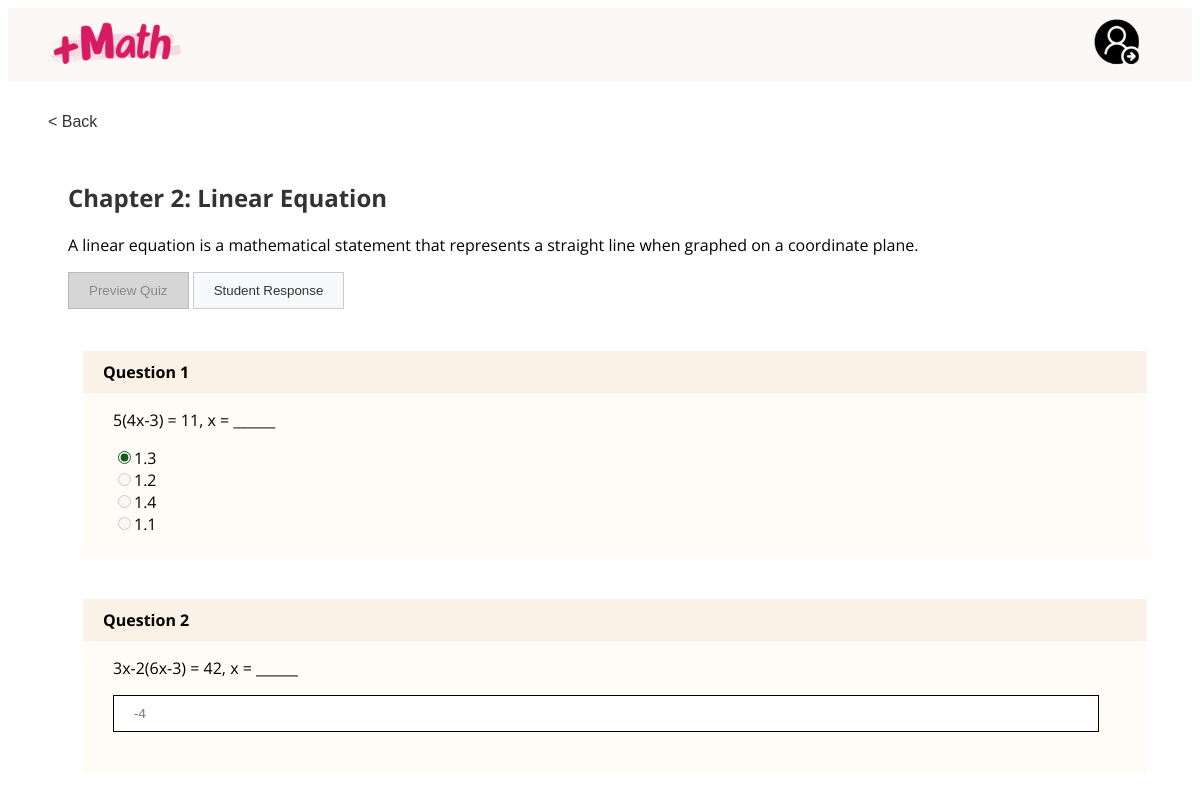
The app's page /teaPreviewQuiz.php?page_before_preQuiz=view_class_main_page.php?class_id=1&quiz_id=2&class_quiz_id=2 (signed in) with its own data.
### tables this page shows
CREATE TABLE IF NOT EXISTS `quiz` (
  `quiz_id` int NOT NULL AUTO_INCREMENT,
  `quiz_name` varchar(100) NOT NULL,
  `quiz_description` varchar(10000) NOT NULL,
  `creation_time` datetime NOT NULL,
  `teacher_id` int NOT NULL,
  PRIMARY KEY (`quiz_id`),
  KEY `FK_quiz_teacher_id` (`teacher_id`)
);

CREATE TABLE IF NOT EXISTS `question` (
  `question_id` int NOT NULL AUTO_INCREMENT,
  `question_text` varchar(10000) NOT NULL,
  `question_type` varchar(100) NOT NULL,
  `question_score` int NOT NULL,
  `quiz_id` int NOT NULL,
  PRIMARY KEY (`question_id`),
  KEY `FK_question_quiz_id` (`quiz_id`)
);

CREATE TABLE IF NOT EXISTS `mcq_answer` (
  `mcq_answer_id` int NOT NULL AUTO_INCREMENT,
  `mcq_answer_text` varchar(100) NOT NULL,
  `is_ques_ans_correct` tinyint(1) NOT NULL,
  `question_id` int NOT NULL,
  PRIMARY KEY (`mcq_answer_id`),
  KEY `FK_mcqanswer_question_id` (`question_id`)
);

CREATE TABLE IF NOT EXISTS `structure_answer` (
  `struc_answer_id` int NOT NULL AUTO_INCREMENT,
  `struc_answer_text` varchar(10000) NOT NULL,
  `question_id` int NOT NULL,
  PRIMARY KEY (`struc_answer_id`),
  KEY `FK_structureanswer_question_id` (`question_id`)
);

### teaPreviewQuiz.php (the view, shortened to what this page needs)
<?php
if (isset($_GET['page_before_preQuiz'])){
    $PageBefore = $_GET['page_before_preQuiz'];
}else if (isset($_GET['class_quiz'])){
    $class_id = $_GET['class_id'];
    $PageBefore = $_GET['page_before_preQuiz']."?class_id=".$class_id;
}else if (isset($_GET['quiz_id']) && isset($_GET['page_before_preQuiz'])){
    $quiz_id = $_GET['quiz_id'];
    $PageBefore = $_GET['page_before_preQuiz']."?quiz_id=".$quiz_id;
}else{
    $PageBefore = 'teaViewCreatedQuiz.php';
}
$servername = "localhost";
$username = "root";
$password = "";
$database = "rwdd_assignment";
$conn = new mysqli($servername, $username, $password, $database);
if (isset($_GET['quiz_id'])) {
    $quiz_id = intval($_GET['quiz_id']);
    $quizQuery = "SELECT quiz_id, quiz_name, quiz_description FROM quiz WHERE quiz_id = ?";
    $stmt = $conn->prepare($quizQuery);
    $stmt->bind_param("i", $quiz_id);
    $stmt->execute();
    $quizResult = $stmt->get_result();
    if ($quizResult->num_rows > 0) {
        $quiz = $quizResult->fetch_assoc();
    } else {
        echo "Quiz not found.";
        exit();
    }
} else {
    echo "Invalid request. No quiz ID provided.";
    exit();
}
?>
<!DOCTYPE html>
<html lang="en">
<head>
</head>
<body>
    <div style="position:sticky; z-index:1; top:0; height: 73px;background-color:#FBF8F5;">
        <div style="float:left; padding:10px 10px 10px 30px;cursor:pointer;">
            <img src="logo.png" style="width:150px;" onclick="window.location.href='TeaMainPage.php'">
        </div>
        <div style="float:right; padding-right:40px;">
            <div class="dropdown">
                <button class="dropbtn" id="dropbtn" type="button" onclick="profileDropDown()">
                    <img src="stuprofilebtn.png" style="width:50px;">
                </button>
            </div>
        </div>
    </div>
<br>
<button class="back" type="button" onclick="window.location.href='<?php echo $PageBefore; ?>'">< Back</button>
<div class="content">
    <h2><?php echo htmlspecialchars($quiz['quiz_name']); ?></h2>
    <p><?php echo htmlspecialchars($quiz['quiz_description']); ?></p>
    <?php
    $current_page = basename($_SERVER['PHP_SELF']);
    $is_previewing = ($current_page == "teaPreviewQuiz.php");
    ?>
    <button
        class="preview-btn <?php echo $is_previewing ? 'active' : ''; ?>"
        <?php echo $is_previewing ? 'disabled' : ''; ?>
        onclick="window.location.href='teaPreviewQuiz.php?quiz_id=<?php echo $quiz_id; ?>'">
        Preview Quiz
    </button>
    <button onclick="window.location.href='teaViewStudentResponse.php?quiz_id=<?php echo $quiz_id; ?>'">Student Response</button>
    <br><br>
    <?php
        $con = mysqli_connect("localhost","root","","rwdd_assignment");
        $questionsql = "SELECT question_id, question_text, question_type FROM question WHERE quiz_id=$quiz_id";
        $allquestion = mysqli_query($con, $questionsql);
        $questionNo = 1;
        while ($question = mysqli_fetch_array($allquestion)){
            echo'<div class="col-12 question-div">';
            $questionID = $question['question_id'];
            echo '<p class="questionNo">Question '.$questionNo.'</p>';
            echo '<div class="col-12" style="padding: 0px 40px 0px 30px;">';
            echo '<p>'.$question['question_text'].'</p>';
            if ($question['question_type'] == 'Multiple Choice Question'){
                $answersql = "SELECT mcq_answer_id, mcq_answer_text, is_ques_ans_correct FROM mcq_answer WHERE question_id=$questionID";
                $allansweroption = mysqli_query($con, $answersql);
                while ($answer = mysqli_fetch_array($allansweroption)){
                    if ($answer['is_ques_ans_correct'] == '1'){
                        echo '<input type="radio" style="accent-color:rgb(23, 92, 23);" checked>'.$answer['mcq_answer_text'];
                    }else{
                        echo '<input type="radio" disabled>'.$answer['mcq_answer_text'];
                    }
                    echo '<br>';
                }
            }else{
                $answerforquestionsql = mysqli_query($con,"SELECT struc_answer_text FROM structure_answer WHERE question_id=$questionID");
                $answerforquestion = mysqli_fetch_array($answerforquestionsql);
                echo '<input type="text" placeholder="'.$answerforquestion['struc_answer_text'].'" style="background-color:white; border: 1px solid black; padding:10px 20px; margin-bottom:20px; width:95%;" disabled>';
            }
            echo '</div>';
            echo '<br>';
            echo'</div>';
            $questionNo += 1;
            echo '<br>';
        }
    ?>
</div>
</body>
</html>

### teaPreviewQuiz.php (style rules this page uses)
body { font-family: "Open Sans", sans-serif; box-sizing:border-box; }
.content { padding: 20px 60px; }
.content h2 { color: #333; }
.preview-btn.active { background-color: #d6d6d6; color: #888; cursor: not-allowed; border: 1px solid #bbb; }
button { background-color: #f8f9fa; color: #333; border: 1px solid #ccc; padding: 10px 20px; cursor: pointer; }
.back { font-size: 16px; background-color:inherit; border-style:none; padding-left:40px; }
.question-div { width:100%; height: auto; margin-left:15px; background-color:#fffbf7; margin-top:20px; box-sizing:border-box; }
.questionNo { width:100%; background-color:#faf1e7; margin-top:0px; margin-bottom:0px; padding:10px 20px; font-weight:bold; box-sizing:border-box; }
.dropbtn { border-style:none; background-color:transparent; padding: 10px; cursor: pointer; }
.dropdown { position: relative; display: inline-block; }

### records on screen
quiz: quiz_name "Chapter 2: Linear Equation", quiz_description "A linear equation is a mathematical statement that represents a straight line when graphed on a coordinate plane."
question: question_text "5(4x-3) = 11, x = ______"
mcq_answer: mcq_answer_text "1.3"
mcq_answer: mcq_answer_text "1.2"
mcq_answer: mcq_answer_text "1.4"
mcq_answer: mcq_answer_text "1.1"
question: question_text "3x-2(6x-3) = 42, x = ______", struc_answer_text "-4"
